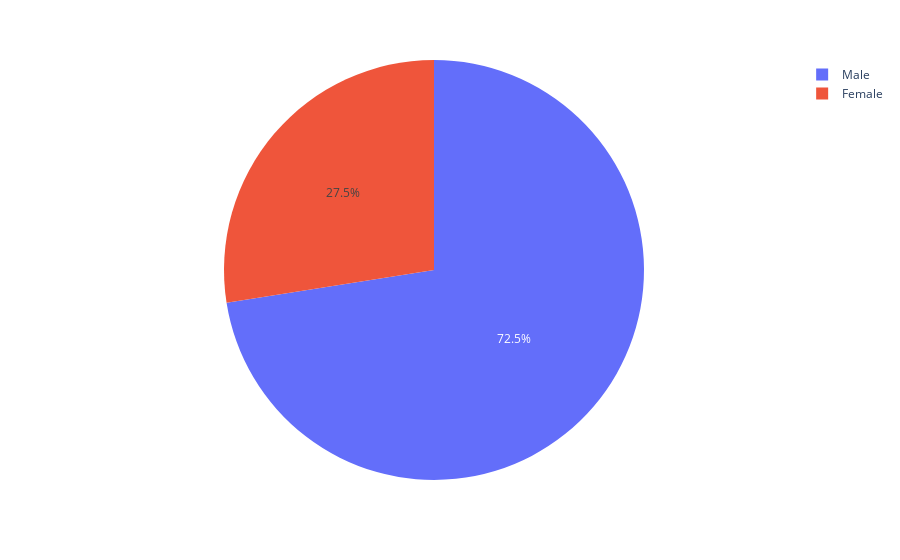

This figure's notebook cell:
### Code cell
# TODO update graph title and layout, leave markdown comment, maybe look at gender distribution over time
# plotting result
px.pie(gender_data, values = "Amount", names = "Sex")

### Figure 1 — Plotly figure (JSON) as saved in the notebook; plotly's stock layout.template omitted (floating-point values rounded to 4 significant figures)
{"data": [{"domain": {"x": [0, 1], "y": [0, 1]}, "hovertemplate": "Sex=%{label}<br>Amount=%{value}<extra></extra>", "labels": ["Male", "Female"], "legendgroup": "", "name": "", "showlegend": true, "type": "pie", "values": [196594, 74522]}], "layout": {"legend": {"tracegroupgap": 0}, "margin": {"t": 60}}}
